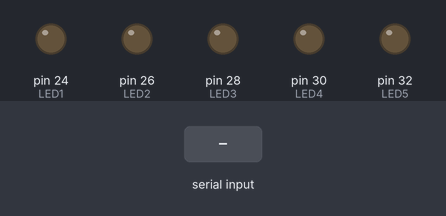
Recording of a sketch running on a simulated Arduino Mega 2560, built with avr-gcc and run on an emulated ATmega2560. Shown: output pins drawn as LEDs (lit = HIGH). The test bench sets the inputs (shaded band).

Above: at 1.2 s.
1.3 s: byte 30 received over Serial
At 2.0 s:
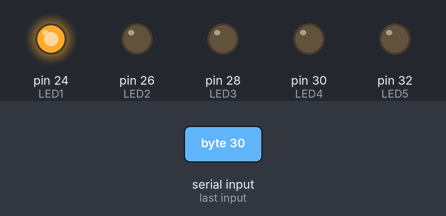
Timing chart, 0 to 4.3 s (numbered marks = the images above; inputs shaded):
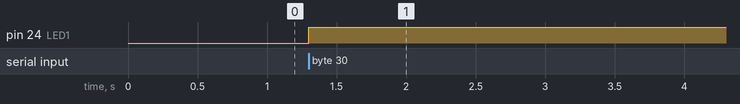

The sketch:

MotorVibrtionControl.ino
```cpp
#define LED1 24
#define LED2 26
#define LED3 28
#define LED4 30
#define LED5 32

void setup() {
  // put your setup code here, to run once:
  pinMode(LED1, OUTPUT);
  pinMode(LED2, OUTPUT);
  pinMode(LED3, OUTPUT);
  pinMode(LED4, OUTPUT);
  pinMode(LED5, OUTPUT);
  Serial.begin(9600);
}

void loop() {
  // put your main code here, to run repeatedly:
  int state_LED1 = LOW;
  int state_LED2 = LOW;
  int state_LED3 = LOW;
  int state_LED4 = LOW;
  int state_LED5 = LOW;

  if (Serial.available()) {
    int cmd = Serial.read();
    int state_LED1 = cmd;
    digitalWrite(LED1, state_LED1);
//      case 2:
//        state_LED2 = HIGH;
//      case 2:
//        state_LED3 = HIGH;
//      case 2:
//        state_LED4 = HIGH;
//      case 2:
//        state_LED5 = HIGH;

//    }
  }
}
```

Measured:
- after the input at 1.3 s, pin 24 (LED1): LOW → HIGH at once
